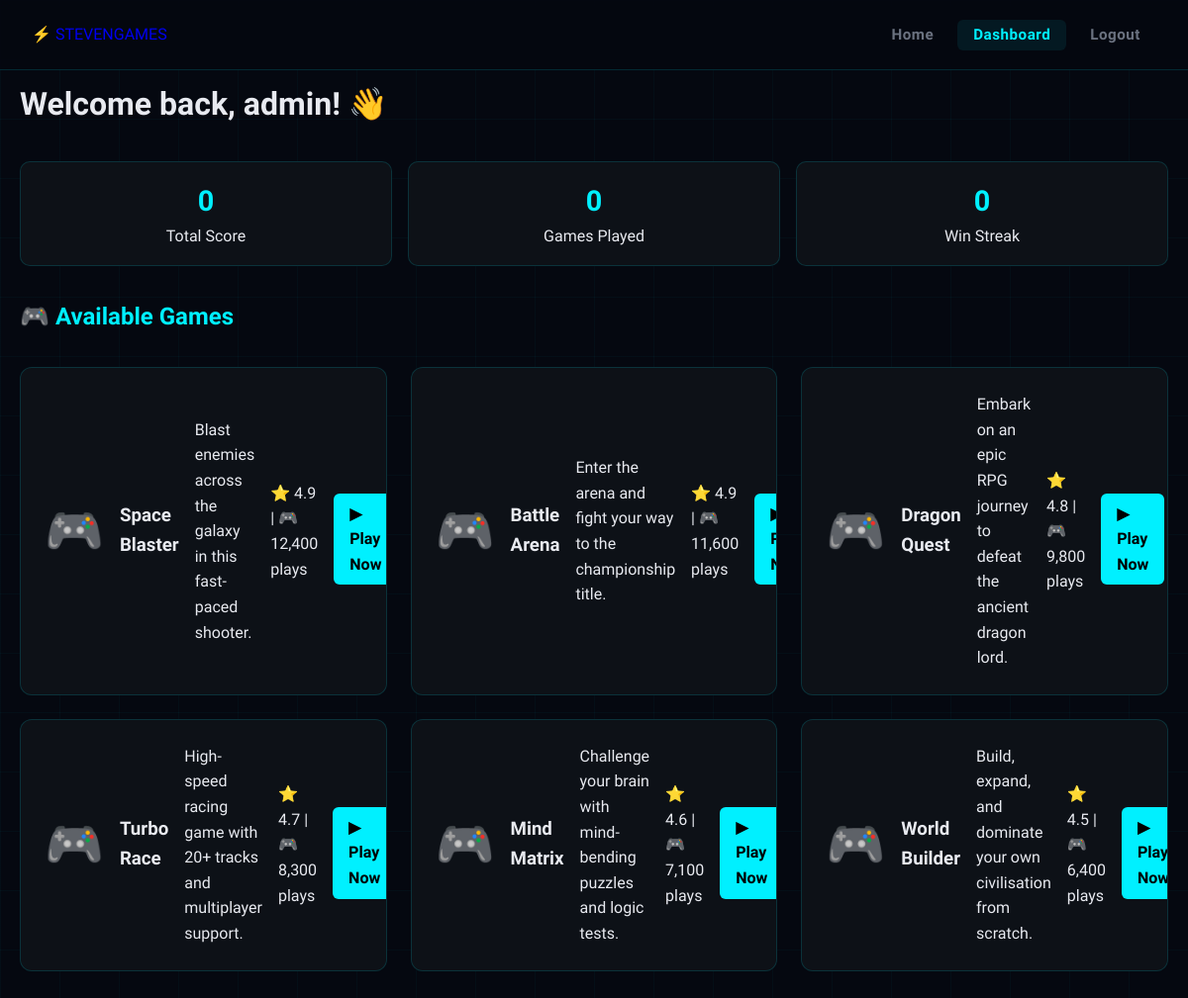
The page /dashboard.php (signed in) on the database as committed earlier.
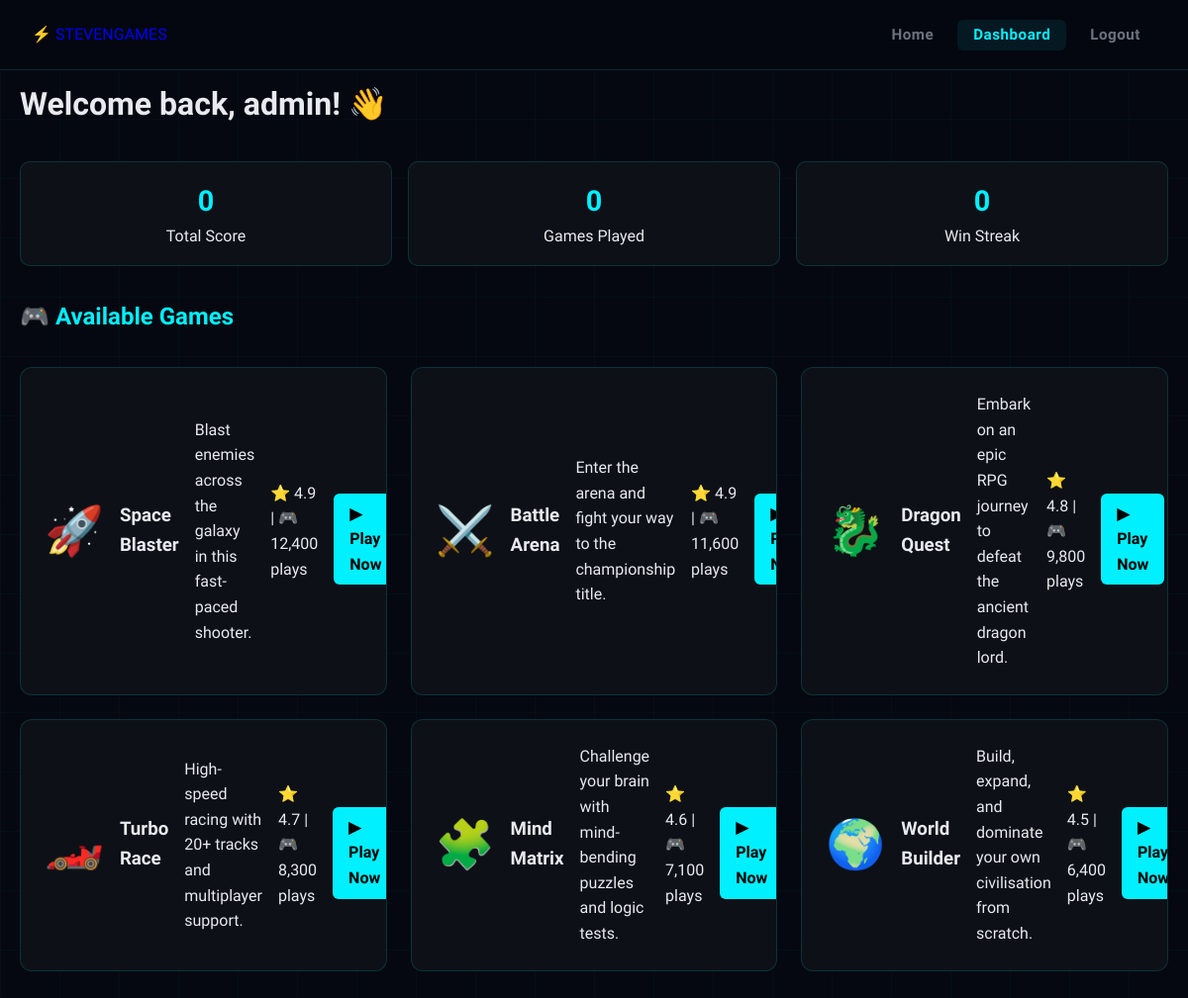
The same page on the database as committed later.
### tables this page shows
CREATE TABLE `games` (
  `id` int(11) NOT NULL AUTO_INCREMENT,
  `title` varchar(100) NOT NULL,
  `genre` varchar(50) NOT NULL,
  `icon` varchar(10) NOT NULL DEFAULT '🎮',
  `description` text DEFAULT NULL,
  `rating` decimal(3,1) NOT NULL DEFAULT 0.0,
  `plays` int(11) NOT NULL DEFAULT 0,
  `status` enum('active','inactive') NOT NULL DEFAULT 'active',
  `created_at` datetime NOT NULL DEFAULT current_timestamp(),
  PRIMARY KEY (`id`)
);

### dashboard.php (the view, shortened to what this page needs)
<?php
$db = getDB();
$username = $_SESSION['username'];
$uid = $_SESSION['user_id'];
$stmt = $db->prepare("SELECT * FROM users WHERE id = ?");
$stmt->bind_param("i", $uid);
$stmt->execute();
$user_row = $stmt->get_result()->fetch_assoc();
$games_result = $db->query("SELECT * FROM games WHERE status = 'active' ORDER BY rating DESC");
function getIconEmoji($icon) {
    $icons = [
        'rocket' => '🚀', 'dragon' => '🐉', 'car' => '🏎️',
        'puzzle' => '🧩', 'sword' => '⚔️', 'world' => '🌍'
    ];
    return $icons[$icon] ?? '🎮';
}
?>
<!DOCTYPE html>
<html lang="en">
<head>
    <link rel="stylesheet" href="css/style.css">
</head>
<body>
<nav class="navbar">
    <div class="nav-inner">
        <a href="index.php" class="logo">⚡ STEVENGAMES</a>
        <ul class="nav-links">
            <li><a href="index.php">Home</a></li>
            <li><a href="dashboard.php" class="active">Dashboard</a></li>
            <li><a href="logout.php">Logout</a></li>
        </ul>
    </div>
</nav>
<div class="dashboard" style="max-width: 1200px; margin: 80px auto; padding: 0 20px;">
    <h1>Welcome back, <?= htmlspecialchars($username) ?>! 👋</h1>
    <div class="dash-stats">
        <div class="dash-stat">
            <div class="value"><?= number_format($user_row['score']) ?></div>
            <div>Total Score</div>
        </div>
        <div class="dash-stat">
            <div class="value"><?= $user_row['games_played'] ?></div>
            <div>Games Played</div>
        </div>
        <div class="dash-stat">
            <div class="value"><?= $user_row['win_streak'] ?></div>
            <div>Win Streak</div>
        </div>
    </div>
    <div class="section-title">🎮 Available Games</div>
    <div class="games-grid">
        <?php while ($game = $games_result->fetch_assoc()):
            $slug = strtolower(str_replace(' ', '-', $game['title']));
        ?>
        <div class="game-card">
            <div style="font-size: 3rem;"><?= getIconEmoji($game['icon']) ?></div>
            <h3><?= htmlspecialchars($game['title']) ?></h3>
            <p><?= htmlspecialchars($game['description']) ?></p>
            <div>⭐ <?= $game['rating'] ?> | 🎮 <?= number_format($game['plays']) ?> plays</div>
            <a href="test_game.php?game=<?= urlencode($slug) ?>" class="play-link">▶ Play Now</a>
        </div>
        <?php endwhile; ?>
    </div>
</div>
</body>
</html>

Rows that differ between the two databases and show on the page:
removed games: icon "🎮", title "Space Blaster", description "Blast enemies across the galaxy in this fast-paced shooter.", rating "4.9", plays "12,400"
removed games: icon "🎮", title "Battle Arena", description "Enter the arena and fight your way to the championship title.", rating "4.9", plays "11,600"
removed games: icon "🎮", title "Dragon Quest", description "Embark on an epic RPG journey to defeat the ancient dragon lord.", rating "4.8", plays "9,800"
removed games: icon "🎮", title "Turbo Race", description "High-speed racing game with 20+ tracks and multiplayer support.", rating "4.7", plays "8,300"
removed games: icon "🎮", title "Mind Matrix", description "Challenge your brain with mind-bending puzzles and logic tests.", rating "4.6", plays "7,100"
removed games: icon "🎮", title "World Builder", description "Build, expand, and dominate your own civilisation from scratch.", rating "4.5", plays "6,400"
added games: icon "🚀", title "Space Blaster", description "Blast enemies across the galaxy in this fast-paced shooter.", rating "4.9", plays "12,400"
added games: icon "⚔️", title "Battle Arena", description "Enter the arena and fight your way to the championship title.", rating "4.9", plays "11,600"
added games: icon "🐉", title "Dragon Quest", description "Embark on an epic RPG journey to defeat the ancient dragon lord.", rating "4.8", plays "9,800"
added games: icon "🏎️", title "Turbo Race", description "High-speed racing with 20+ tracks and multiplayer support.", rating "4.7", plays "8,300"
added games: icon "🧩", title "Mind Matrix", description "Challenge your brain with mind-bending puzzles and logic tests.", rating "4.6", plays "7,100"
added games: icon "🌍", title "World Builder", description "Build, expand, and dominate your own civilisation from scratch.", rating "4.5", plays "6,400"
